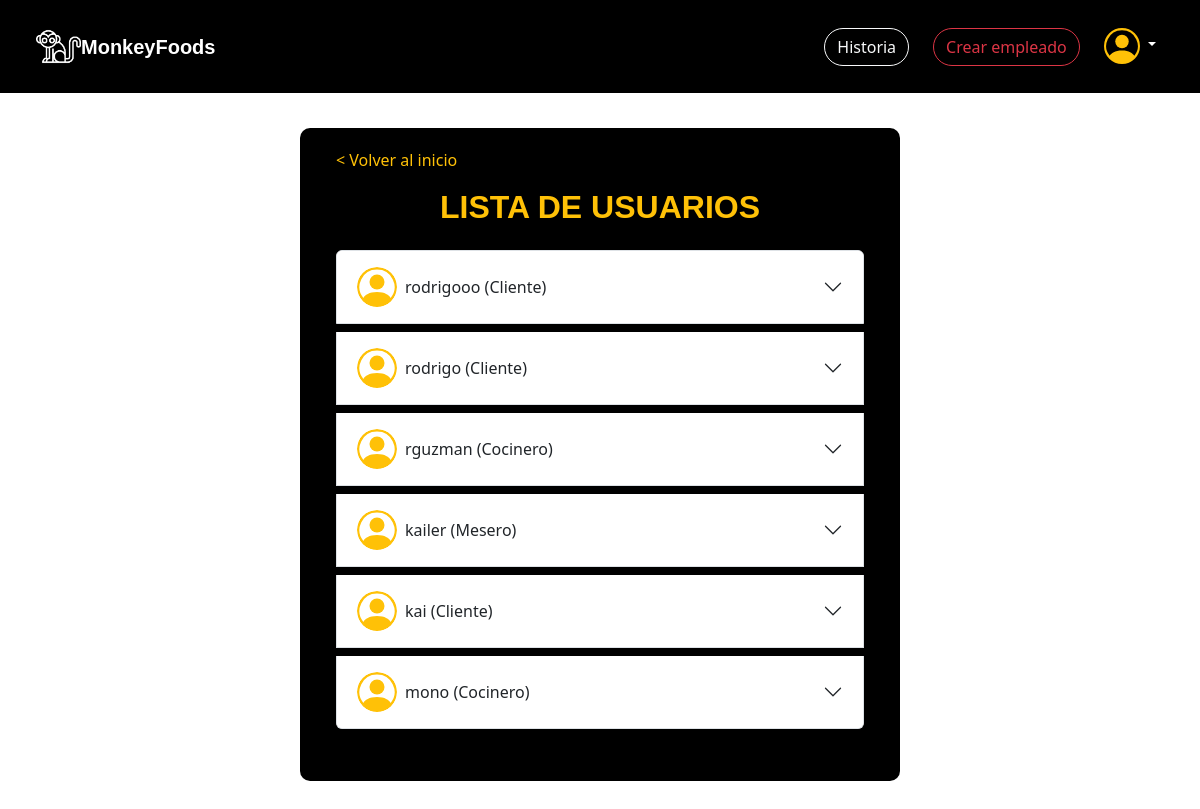
Page /perfil/admin-usuarios/ (signed in) on the committed database.
### apps/registrar/models.py (models this page shows, shortened)
class CustomUser(AbstractUser):
    ROL_CHOICES = (
        (1, 'Cliente'),
        (2, 'Mesero'),
        (3, 'Cocinero'),
        (4, 'Administrador'),
    )
    rol = models.PositiveSmallIntegerField(choices=ROL_CHOICES, default=1)
    foto_perfil = models.ImageField(upload_to='fotos_perfil/', blank=True, null=True)

### apps/perfil/views.py (the view)
# urls.py: path('admin-usuarios/', views.admin_usuarios, name='admin_usuarios'),
@login_required
@user_passes_test(es_admin)
def admin_usuarios(request):
    usuarios = CustomUser.objects.exclude(pk=request.user.pk)
    return render(request, 'perfil/admin_usuarios.html', {'usuarios': usuarios})

### apps/perfil/views.py (called while the page is built)
def es_admin(user):
    return user.is_authenticated and user.rol == 4

### apps/perfil/templates/perfil/admin_usuarios.html (shortened to what this page needs)
{% load static %}
<!DOCTYPE html>
<html lang="es">
<head>
    <link href="https://cdn.jsdelivr.net/npm/bootstrap@5.3.3/dist/css/bootstrap.min.css" rel="stylesheet"
>
    <link rel="stylesheet" href="https://cdn.jsdelivr.net/npm/bootstrap-icons@1.11.3/font/bootstrap-icons.min.css">
    <link rel="stylesheet" href="{% static 'perfil/css/styles.css' %}">
</head>
<body class="body-fondo">
    <nav class="navbar navbar-expand-lg bg-body-primary navbar-settings p-4">
        <div class="container-fluid">
            <a href="{% url 'index' %}">
                <img style="width: 45px; height: 45px;" src="{% static 'home/img/mono-blanco.png' %}" alt="marca">
                <a class="navbar-brand marca" href="{% url 'index' %}">MonkeyFoods</a>
            </a>
            <div class="collapse navbar-collapse" id="navbarSupportedContent">
                {% if request.user.is_authenticated %}
                <form class="d-flex gap-4" role="search">
                    <a href="{% url 'historia' %}">
                        <button class="btn btn-outline-light history" type="button">Historia</button>
                    </a>
                    {% if request.user.rol == 4 %}
                    <a href="{% url 'crear_empleado' %}">
                        <button class="btn btn-outline-danger history" type="button">Crear empleado</button>
                    </a>
                    {% endif %}
                    <div class="nav-item dropdown dropdown-perfil me-2">
                        <a class="nav-link dropdown-toggle" href="#" role="button" data-bs-toggle="dropdown">
                        </a>
                    </div>
                </form>
                {% endif %}
            </div>
        </div>
    </nav>
    {% block content %}
    <div class="form-container">
        <div class="container mb-4 px-3">
            <div class="text-start mb-3">
                <a href="{% url 'index' %}" class="boton-volver d-inline-block">
                    <p class="mb-0">&lt; Volver al inicio</p>
                </a>
            </div>
            <h2 class="text-center mb-4"
                style="font-family: 'Century Gothic', sans-serif; font-weight: bolder; color: #ffc107">
                LISTA DE USUARIOS
            </h2>
            <div class="accordion" id="accordionUsuarios">
                {% for u in usuarios %}
                <div class="accordion-item mb-2">
                    <h2 class="accordion-header" id="heading{{ u.id }}">
                        <button class="accordion-button collapsed d-flex flex-wrap align-items-center gap-2"
                            type="button" data-bs-toggle="collapse" data-bs-target="#collapse{{ u.id }}">
                            <span>{{ u.username }} ({{ u.get_rol_display }})</span>
                        </button>
                    </h2>
                </div>
                {% empty %}
                <p class="text-center text-muted fst-italic mt-4" style="font-size: 18px;">
                    No hay otros usuarios registrados.
                </p>
                {% endfor %}
            </div>
        </div>
    </div>
    {% endblock %}
</body>
</html>

### apps/perfil/static/perfil/css/styles.css (style rules this page uses)
html, body { max-width: 100%; overflow-x: hidden; }
.navbar-settings { background-color: black; border-bottom: 3px solid; color: white; }
.marca { color: white; font-weight: bold; text-align: right; background-size: 20%; font-family: "Century Gothic", sans-serif; }
.history { border-radius: 40px; }
.body-fondo { background-image: url(../img/fondo-perfil.jpg); background-size: cover; background-position: cover; background-repeat: no-repeat; background-attachment: fixed; }
.dropdown-perfil { min-width: auto; max-width: auto; width: auto; }
.form-container { max-width: 600px; width: 90%; display: grid; color: white; background-color: black; border-radius: 10px; padding: 20px; margin: 2rem auto; }

### apps/perfil/templates/perfil/admin_usuarios.html (style rules this page uses)
.boton-volver { text-decoration: none; color: #ffc107; }

### rows in the picture
CustomUser: username "rodrigooo", rol "Cliente"
CustomUser: username "rodrigo", rol "Cliente"
CustomUser: username "rguzman", rol "Cocinero"
CustomUser: username "kailer", rol "Mesero"
CustomUser: username "kai", rol "Cliente"
CustomUser: username "mono", rol "Cocinero"
